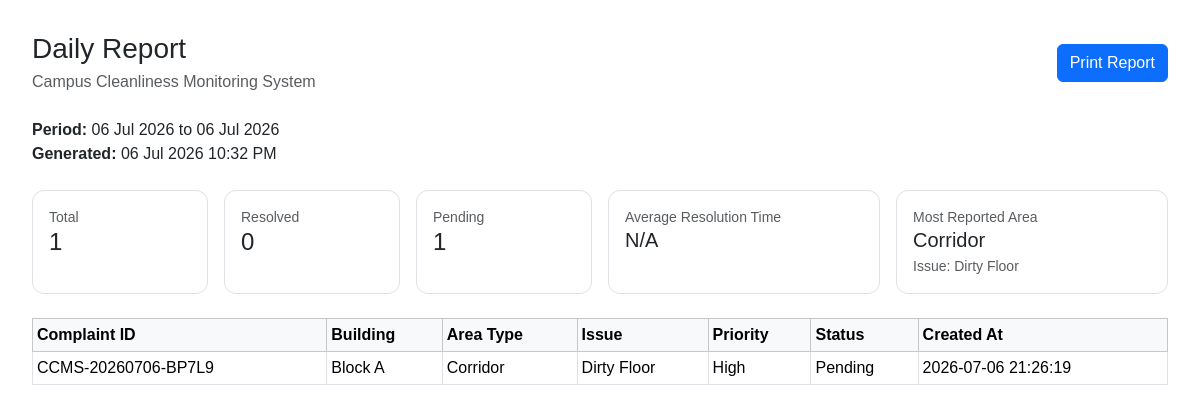
The app's page /reports/print, older data.
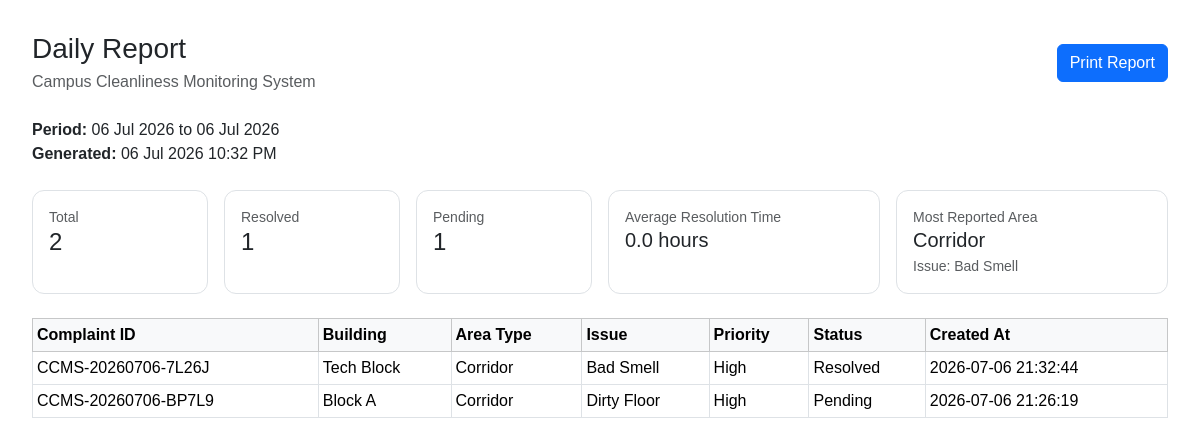
The same page, newer data.
### tables this page shows
CREATE TABLE complaints (
            id INTEGER PRIMARY KEY AUTOINCREMENT,
            complaint_id TEXT UNIQUE NOT NULL,
            reporter_name TEXT,
            department TEXT NOT NULL,
            role TEXT NOT NULL,
            building TEXT NOT NULL,
            floor TEXT NOT NULL,
            location TEXT NOT NULL,
            area_type TEXT NOT NULL,
            issue_category TEXT NOT NULL,
            priority TEXT NOT NULL,
            description TEXT NOT NULL,
            image TEXT,
            status TEXT NOT NULL DEFAULT 'Pending',
            assigned_staff TEXT,
            remarks TEXT,
            created_at TEXT NOT NULL,
            updated_at TEXT NOT NULL
        , resolved_at TEXT);

### app.py (the view)
@app.get("/reports/print")
def print_report():
    report_type = request.args.get("type", "daily").strip().lower()
    if report_type not in REPORT_TYPE_OPTIONS:
        report_type = "daily"
    report = build_report_summary(report_type)
    return render_template("print_report.html", report=report)

### app.py (called while the page is built)
def get_db():
    if "db" not in g:
        g.db = sqlite3.connect(DATABASE)
        g.db.row_factory = sqlite3.Row
    return g.db

def get_period_range(report_type):
    now = datetime.now()
    if report_type == "daily":
        start = datetime(now.year, now.month, now.day)
        end = start + timedelta(days=1)
    elif report_type == "weekly":
        start = datetime(now.year, now.month, now.day) - timedelta(days=now.weekday())
        end = start + timedelta(days=7)
    else:
        start = datetime(now.year, now.month, 1)
        if now.month == 12:
            end = datetime(now.year + 1, 1, 1)
        else:
            end = datetime(now.year, now.month + 1, 1)
    return start, end

@app.context_processor
def inject_now():
    return {
        "current_year": datetime.now().year,
        "status_options": STATUS_OPTIONS,
    }

@app.teardown_appcontext
def teardown_db(error):
    close_db(error)

### templates/print_report.html (shortened to what this page needs)
<!doctype html>
<html lang="en">
<head>
    <link href="https://cdn.jsdelivr.net/npm/bootstrap@5.3.3/dist/css/bootstrap.min.css" rel="stylesheet">
</head>
<body>
    <div class="print-actions d-flex justify-content-between align-items-center mb-4">
        <div>
            <h1 class="h3 mb-1">{{ report.label }} Report</h1>
            <p class="text-muted mb-0">Campus Cleanliness Monitoring System</p>
        </div>
        <button class="btn btn-primary" onclick="window.print()">Print Report</button>
    </div>
    <div class="mb-4">
        <div><strong>Period:</strong> {{ report.start_display }} to {{ report.end_display }}</div>
        <div><strong>Generated:</strong> {{ report.generated_at }}</div>
    </div>
    <div class="row g-3 mb-4">
        <div class="col-md-4 col-lg-2"><div class="summary-card"><div class="text-muted small">Total</div><div class="h4 mb-0">{{ report.total_complaints }}</div></div></div>
        <div class="col-md-4 col-lg-2"><div class="summary-card"><div class="text-muted small">Resolved</div><div class="h4 mb-0">{{ report.resolved }}</div></div></div>
        <div class="col-md-4 col-lg-2"><div class="summary-card"><div class="text-muted small">Pending</div><div class="h4 mb-0">{{ report.pending }}</div></div></div>
        <div class="col-md-6 col-lg-3"><div class="summary-card"><div class="text-muted small">Average Resolution Time</div><div class="h5 mb-0">{{ report.average_resolution_time }}</div></div></div>
        <div class="col-md-6 col-lg-3"><div class="summary-card"><div class="text-muted small">Most Reported Area</div><div class="h5 mb-0">{{ report.most_reported_area }}</div><div class="small text-muted mt-1">Issue: {{ report.most_common_issue }}</div></div></div>
    </div>
    <table class="table table-bordered table-sm">
        <thead class="table-light">
            <tr>
                <th>Complaint ID</th>
                <th>Building</th>
                <th>Area Type</th>
                <th>Issue</th>
                <th>Priority</th>
                <th>Status</th>
                <th>Created At</th>
            </tr>
        </thead>
        <tbody>
            {% if report.complaints %}
                {% for complaint in report.complaints %}
                    <tr>
                        <td>{{ complaint["complaint_id"] }}</td>
                        <td>{{ complaint["building"] }}</td>
                        <td>{{ complaint["area_type"] }}</td>
                        <td>{{ complaint["issue_category"] }}</td>
                        <td>{{ complaint["priority"] }}</td>
                        <td>{{ complaint["status"] }}</td>
                        <td>{{ complaint["created_at"] }}</td>
                    </tr>
                {% endfor %}
            {% else %}
                <tr><td colspan="7" class="text-center">No complaints found for this report period.</td></tr>
            {% endif %}
        </tbody>
    </table>
</body>
</html>

Row changes from the older to the newer data that the page shows:
added complaints: most_common_issue "Bad Smell", complaint_id "CCMS-20260706-7L26J", building "Tech Block", area_type "Corridor", issue_category "Bad Smell", priority "High", status "Resolved", created_at "2026-07-06 21:32:44"
Text that changed along with them:
{{ report.total_complaints }}: "1" → "2"
{{ report.resolved }}: "0" → "1"
{{ report.average_resolution_time }}: "N/A" → "0.0 hours"
{{ report.most_common_issue }}: "Dirty Floor" → (not shown)
